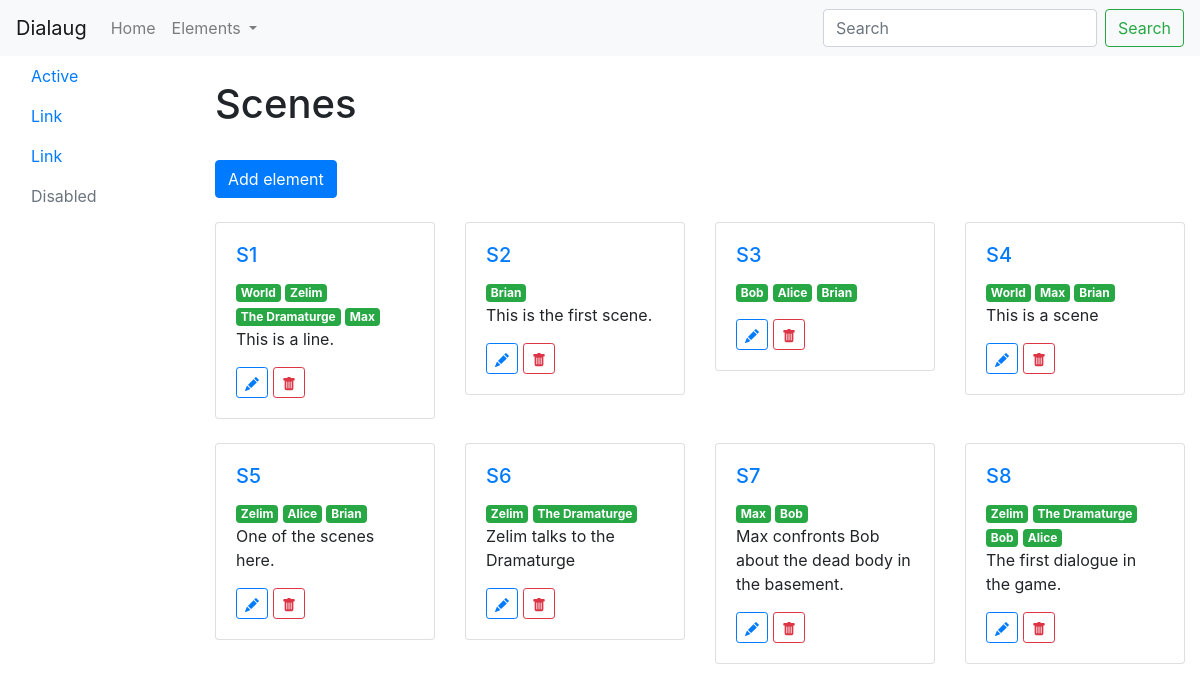
The page /scenes/ on the database as committed earlier.
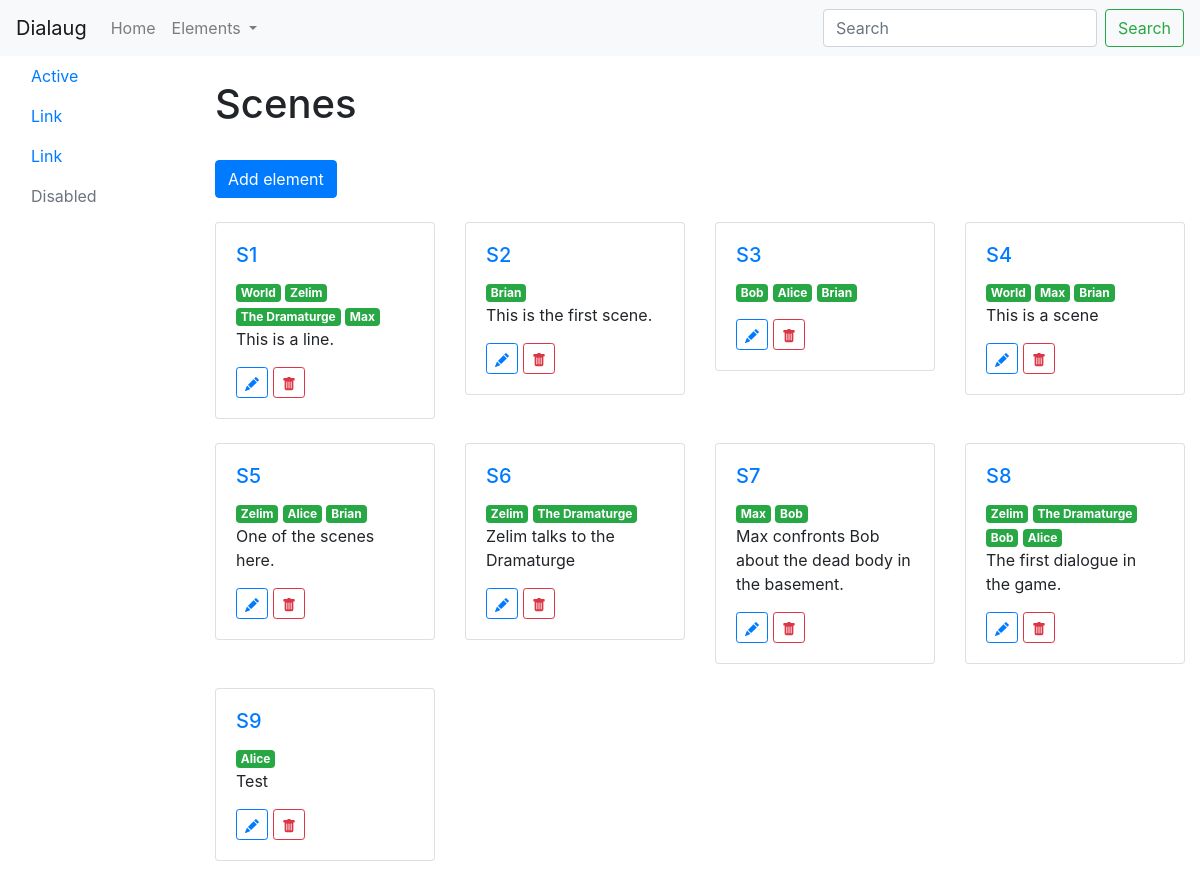
The same page on the database as committed later.
### scenes/models.py (models this page shows, shortened)
class Scene(models.Model):
    description = models.TextField(default='')
    characters = models.ManyToManyField(Character)
    def get_absolute_url(self):
        return reverse('scenes:show-scene', kwargs={'pk': self.pk})
    def get_edit_url(self):
        return reverse('scenes:edit-scene', kwargs={'pk': self.pk})
    def get_delete_url(self):
        return reverse('scenes:delete-scene', kwargs={'pk': self.pk})

### characters/models.py (models this page shows, shortened)
class Character(models.Model):
    name = models.CharField(blank=True, null=True, max_length=80)
    age = models.PositiveSmallIntegerField(blank=True, null=True)
    gender = models.CharField(blank=True, null=True, max_length=80)
    code = models.CharField(blank=True, null=True, max_length=6)
    description = models.TextField(blank=True, null=True)
    def get_absolute_url(self):
        return reverse("characters:show-character", kwargs={'pk': self.id})

### scenes/views.py (the view)
# urls.py: path('', views.IndexView.as_view(), name='index'),
class IndexView(generic.ListView):
    template_name = 'scenes/index.html'
    context_object_name = "scenes"
    def get_queryset(self):
        return Scene.objects.all()

### scenes/templates/scenes/index.html (shortened to what this page needs)
{% extends 'base.html' %}
{% block content %}
<div class="container-fluid">
    <div class="row">
        {% include 'side_nav.html' %}
        <div class="col-md-10">
                <br>
                <div class="row">
                    <div class="col-md-12">
                        <h1>Scenes</h1>
                        {% include 'create_header.html' %}
                        <div class="row">
                            {% for scene in scenes %}
                            <div class="col-md-3">
                                <div class="card">
                                    <div class="card-body">
                                        <h5 class="card-title"><a href="{{ scene.get_absolute_url }}">S{{ scene.pk }}</a></h5>
                                        {% for character in scene.characters.all %}
                                        <a href="{{ character.get_absolute_url }}"><span class="badge badge-success">{{ character.name }}</span></a>
                                        {% endfor %}
                                        <p class="card-text">{{ scene.description }}</p>
                                        <a href="{{ scene.get_edit_url }}" class="btn btn-outline-primary btn-sm">
                                        </a>
                                        <a href="{{ scene.get_delete_url }}" class="btn btn-outline-danger btn-sm">
                                        </a>
                                    </div>
                                </div>
                                <br>
                            </div>
                            {% endfor %}
                        </div>
                    </div>
                </div>
        </div>
    </div>
</div>
{% endblock %}

Rows that differ between the two databases and show on the page:
added Scene: pk "9", description "Test", Character (name "Alice")
